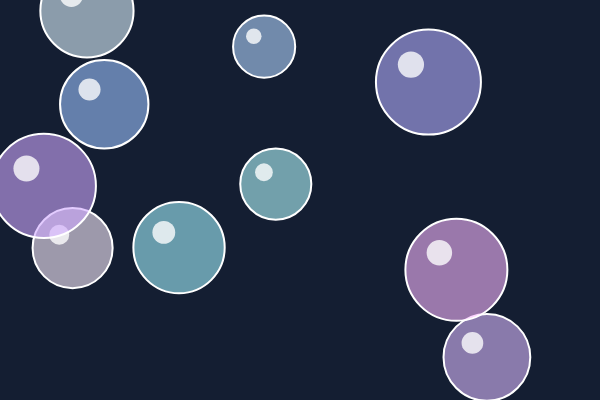
Frame 1 (no input)
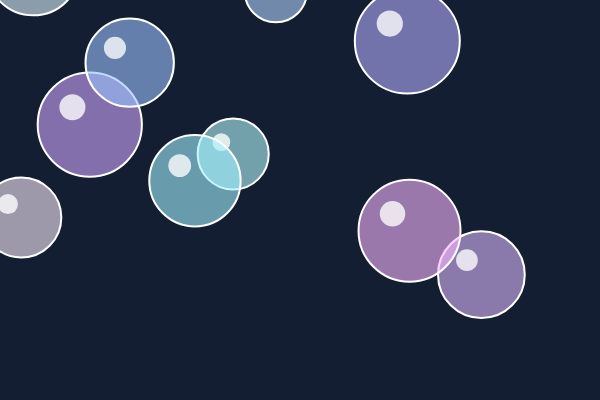
Frame 60 (no input)
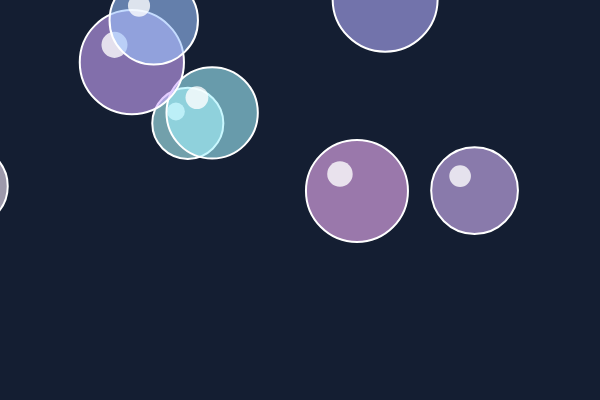
Frame 120 (the mouse pressed at the canvas centre since frame 60)

The p5.js sketch that drew these frames (run headless with seeded random() and noise() and a simulated clock; from frame 60 on, the mouse is pressed at the canvas centre):

// p5.js sketch
// ── sketch.js
let bubbles = [];

function setup() {
  createCanvas(600, 400);
  // Create some initial floating bubbles
  for (let i = 0; i < 10; i++) {
    bubbles.push(new Bubble(random(width), random(height), random(30, 60)));
  }
}

function draw() {
  background(20, 30, 50); // Deep background

  // Update and display all bubbles
  for (let i = bubbles.length - 1; i >= 0; i--) {
    bubbles[i].float();
    bubbles[i].display();
    
    // Remove off-screen bubbles to keep memory clean
    if (bubbles[i].isOffScreen()) {
      bubbles.splice(i, 1);
    }
  }
}

function mousePressed() {
  // Loop backwards to check for popped bubbles safely
  for (let i = bubbles.length - 1; i >= 0; i--) {
    if (bubbles[i].isClicked(mouseX, mouseY)) {
      bubbles[i].pop(); // Optional: Trigger pop effect
      bubbles.splice(i, 1); // Remove from array
      break; // Stop checking after popping one bubble
    }
  }
}

class Bubble {
  constructor(x, y, r) {
    this.x = x;
    this.y = y;
    this.r = r;
    this.xSpeed = random(-1, 1);
    this.ySpeed = random(-1.5, -0.5);
    // Semi-transparent RGBA color for soap-like look
    this.color = color(random(150, 255), random(150, 255), 255, 150); 
  }

  float() {
    this.x += this.xSpeed + random(-0.5, 0.5); // Add wiggle
    this.y += this.ySpeed;
  }

  display() {
    // Draw soap bubble outline
    stroke(255);
    strokeWeight(2);
    fill(this.color);
    ellipse(this.x, this.y, this.r * 2);

    // Add a specular highlight
    noStroke();
    fill(255, 255, 255, 200);
    ellipse(this.x - this.r / 3, this.y - this.r / 3, this.r / 2);
  }

  isClicked(mx, my) {
    let d = dist(mx, my, this.x, this.y);
    return d < this.r;
  }

  isOffScreen() {
    return this.y < -this.r;
  }

  pop() {
    // You could add particle explosion effects or trigger a sound here!
    console.log("Pop!");
  }
}
